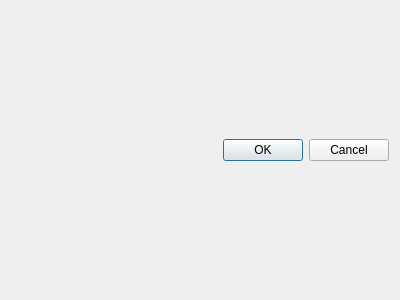
<?xml version="1.0" encoding="UTF-8"?>
<ui version="4.0">
 <class>TaskEditorWindow</class>
 <widget class="QDialog" name="TaskEditorWindow">
  <property name="geometry">
   <rect>
    <x>0</x>
    <y>0</y>
    <width>400</width>
    <height>300</height>
   </rect>
  </property>
  <property name="windowTitle">
   <string>Редактор заданий</string>
  </property>
  <layout class="QGridLayout" name="gridLayout">
   <item row="0" column="0">
    <layout class="QVBoxLayout" name="mainLayout">
     <item>
      <widget class="QDialogButtonBox" name="buttonBox">
       <property name="orientation">
        <enum>Qt::Horizontal</enum>
       </property>
       <property name="standardButtons">
        <set>QDialogButtonBox::Cancel|QDialogButtonBox::Ok</set>
       </property>
      </widget>
     </item>
    </layout>
   </item>
  </layout>
 </widget>
 <resources/>
 <connections>
  <connection>
   <sender>buttonBox</sender>
   <signal>accepted()</signal>
   <receiver>TaskEditorWindow</receiver>
   <slot>accept()</slot>
   <hints>
    <hint type="sourcelabel">
     <x>248</x>
     <y>254</y>
    </hint>
    <hint type="destinationlabel">
     <x>157</x>
     <y>274</y>
    </hint>
   </hints>
  </connection>
  <connection>
   <sender>buttonBox</sender>
   <signal>rejected()</signal>
   <receiver>TaskEditorWindow</receiver>
   <slot>reject()</slot>
   <hints>
    <hint type="sourcelabel">
     <x>316</x>
     <y>260</y>
    </hint>
    <hint type="destinationlabel">
     <x>286</x>
     <y>274</y>
    </hint>
   </hints>
  </connection>
 </connections>
</ui>
